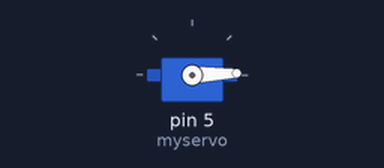
A sketch run on a simulated Arduino Uno, built with avr-gcc and run on an emulated ATmega328P. On the bench: servo.

Above: at 0.05 s.
At 0.4 s:
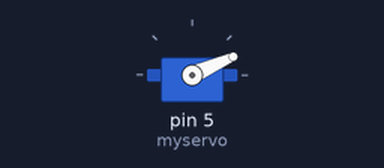
At 0.75 s:
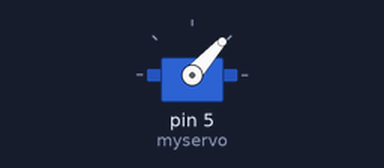
At 1.5 s:
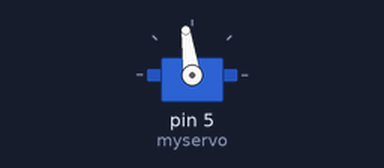
Timing chart, 0 to 4.2 s (numbered marks = the images above):
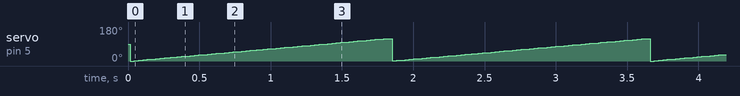

Measured:
- by itself, servo on pin 5 (myservo): ramps from 0° to 119° and jumps back, once every 1.8 s

The sketch:

Test_Servo.ino
```cpp
#include <Servo.h>

Servo myservo;
int pos = 0;

void setup() {
  // put your setup code here, to run once:
  myservo.attach(5);
}

void loop() {
  // put your main code here, to run repeatedly:
//    myservo.write(map(analogRead(A0),0,1023,0,120));
    delay(15);

  // put your main code here, to run repeatedly:
  for(pos=0; pos < 120; pos += 1){
    myservo.write(pos);
    delay(15);
  }
}
```
